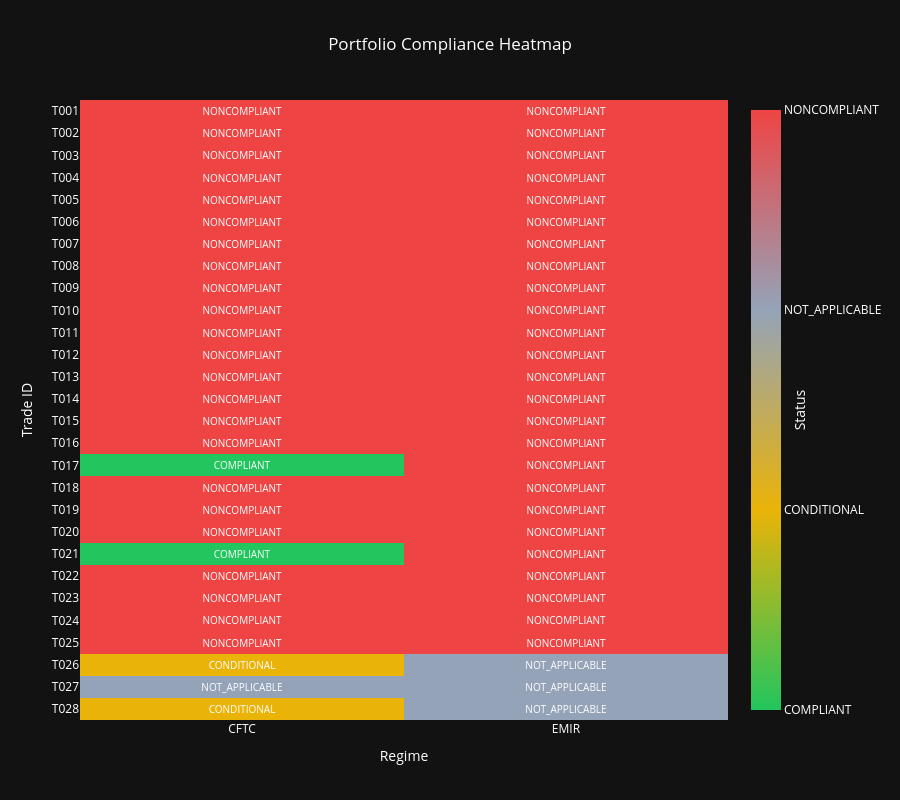

Notebook source saved alongside this figure:
### Code cell
# Chart 1: Portfolio compliance heatmap
import plotly.express as px
import json

# --------------- 1. pull result.json ---------------
with open("result.json", "r", encoding="utf-8") as f:
    data = json.load(f)

parsed_trades = data.get("parsed_trades", [])
compliance_results = data.get("compliance_results", [])

compliance_map = {}
for item in compliance_results:
    tid = item["trade_id"]
    regime = item["regime"]
    status = item["status"]

    if tid not in compliance_map:
        compliance_map[tid] = {}
    compliance_map[tid][regime] = status

# --------------- 2. prepare data ---------------
trade_ids = [t["trade_id"] for t in parsed_trades]
regimes = ["CFTC", "EMIR"]

status_list = ["COMPLIANT", "CONDITIONAL", "NOT_APPLICABLE", "NONCOMPLIANT"]
color_list = ["#22c55e", "#eab308", "#94a3b8", "#ef4444"]
status_to_num = {s: i for i, s in enumerate(status_list)}

z_data = []
text_data = []
for tid in trade_ids:
    row_num = []
    row_text = []
    # CFTC
    cftc = compliance_map.get(tid, {}).get("CFTC", "NONCOMPLIANT")
    row_num.append(status_to_num[cftc])
    row_text.append(cftc)
    # EMIR
    emir = compliance_map.get(tid, {}).get("EMIR", "NONCOMPLIANT")
    row_num.append(status_to_num[emir])
    row_text.append(emir)

    z_data.append(row_num)
    text_data.append(row_text)

# --------------- 3. draw heatmap ---------------
print('1. Portfolio compliance heatmap')
fig = px.imshow(
    z_data,
    x=regimes,
    y=trade_ids,
    color_continuous_scale=color_list,
    range_color=[0, 3],
    title="Portfolio Compliance Heatmap",
    height=800,
    labels=dict(color="Status"),
    aspect="auto"  # 让单元格比例更合理
)

# --------------- 4. correct text ---------------
fig.update_traces(
    text=text_data,
    texttemplate="%{text}",
    textfont={"size": 10, "color": "white"},
    hovertemplate="Trade: %{y}<br>Regime: %{x}<br>Status: %{text}<extra></extra>"
)

# --------------- 5. correct colour---------------
fig.update_layout(
    coloraxis_colorbar=dict(
        tickvals=[0, 1, 2, 3],
        ticktext=status_list,
        title="Status",
        title_side="right"
    ),
    plot_bgcolor="#121212",
    paper_bgcolor="#121212",
    font_color="white",
    xaxis_title="Regime",
    yaxis_title="Trade ID",
    title_x=0.5
)

fig.show()

### Figure 1 — Plotly figure (JSON) as saved in the notebook; plotly's stock layout.template omitted (floating-point values rounded to 4 significant figures)
{"data": [{"coloraxis": "coloraxis", "name": "0", "x": ["CFTC", "EMIR"], "y": ["T001", "T002", "T003", "T004", "T005", "T006", "T007", "T008", "T009", "T010", "T011", "T012", "T013", "T014", "T015", "T016", "T017", "T018", "T019", "T020", "T021", "T022", "T023", "T024", "T025", "T026", "T027", "T028"], "z": [[3, 3], [3, 3], [3, 3], [3, 3], [3, 3], [3, 3], [3, 3], [3, 3], [3, 3], [3, 3], [3, 3], [3, 3], [3, 3], [3, 3], [3, 3], [3, 3], [0, 3], [3, 3], [3, 3], [3, 3], [0, 3], [3, 3], [3, 3], [3, 3], [3, 3], [1, 2], [2, 2], [1, 2]], "type": "heatmap", "xaxis": "x", "yaxis": "y", "hovertemplate": "Trade: %{y}<br>Regime: %{x}<br>Status: %{text}<extra></extra>", "textfont": {"color": "white", "size": 10}, "text": [["NONCOMPLIANT", "NONCOMPLIANT"], ["NONCOMPLIANT", "NONCOMPLIANT"], ["NONCOMPLIANT", "NONCOMPLIANT"], ["NONCOMPLIANT", "NONCOMPLIANT"], ["NONCOMPLIANT", "NONCOMPLIANT"], ["NONCOMPLIANT", "NONCOMPLIANT"], ["NONCOMPLIANT", "NONCOMPLIANT"], ["NONCOMPLIANT", "NONCOMPLIANT"], ["NONCOMPLIANT", "NONCOMPLIANT"], ["NONCOMPLIANT", "NONCOMPLIANT"], ["NONCOMPLIANT", "NONCOMPLIANT"], ["NONCOMPLIANT", "NONCOMPLIANT"], ["NONCOMPLIANT", "NONCOMPLIANT"], ["NONCOMPLIANT", "NONCOMPLIANT"], ["NONCOMPLIANT", "NONCOMPLIANT"], ["NONCOMPLIANT", "NONCOMPLIANT"], ["COMPLIANT", "NONCOMPLIANT"], ["NONCOMPLIANT", "NONCOMPLIANT"], ["NONCOMPLIANT", "NONCOMPLIANT"], ["NONCOMPLIANT", "NONCOMPLIANT"], ["COMPLIANT", "NONCOMPLIANT"], ["NONCOMPLIANT", "NONCOMPLIANT"], ["NONCOMPLIANT", "NONCOMPLIANT"], ["NONCOMPLIANT", "NONCOMPLIANT"], ["NONCOMPLIANT", "NONCOMPLIANT"], ["CONDITIONAL", "NOT_APPLICABLE"], ["NOT_APPLICABLE", "NOT_APPLICABLE"], ["CONDITIONAL", "NOT_APPLICABLE"]], "texttemplate": "%{text}"}], "layout": {"xaxis": {"anchor": "y", "domain": [0.0, 1.0], "title": {"text": "Regime"}}, "yaxis": {"anchor": "x", "domain": [0.0, 1.0], "autorange": "reversed", "title": {"text": "Trade ID"}}, "coloraxis": {"colorbar": {"title": {"text": "Status", "side": "right"}, "tickvals": [0, 1, 2, 3], "ticktext": ["COMPLIANT", "CONDITIONAL", "NOT_APPLICABLE", "NONCOMPLIANT"]}, "colorscale": [[0.0, "#22c55e"], [0.3333, "#eab308"], [0.6667, "#94a3b8"], [1.0, "#ef4444"]], "cmin": 0, "cmax": 3}, "title": {"text": "Portfolio Compliance Heatmap", "x": 0.5}, "height": 800, "font": {"color": "white"}, "plot_bgcolor": "#121212", "paper_bgcolor": "#121212"}}
